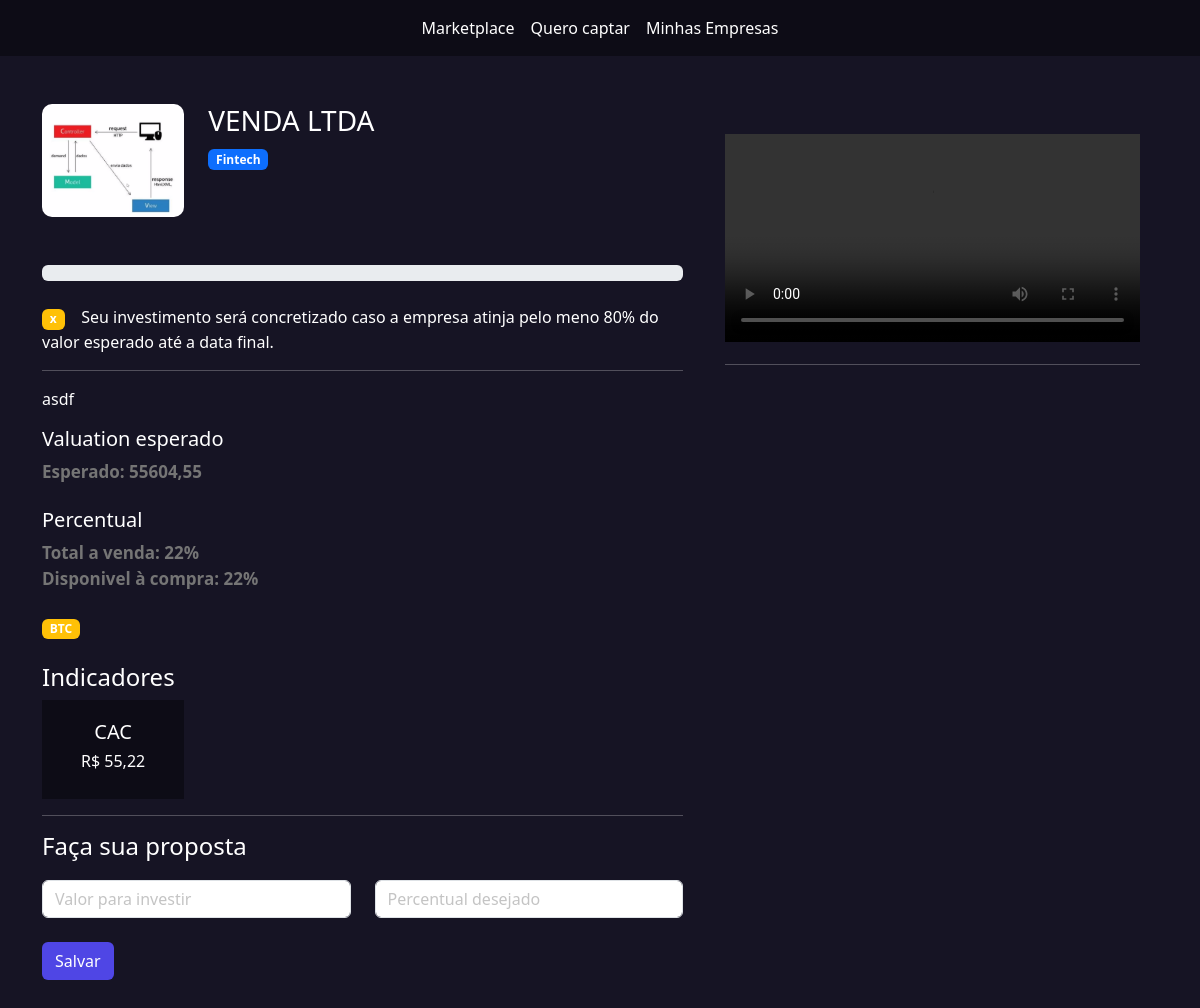
The app's page /investidores/ver_empresa/2/, older data.
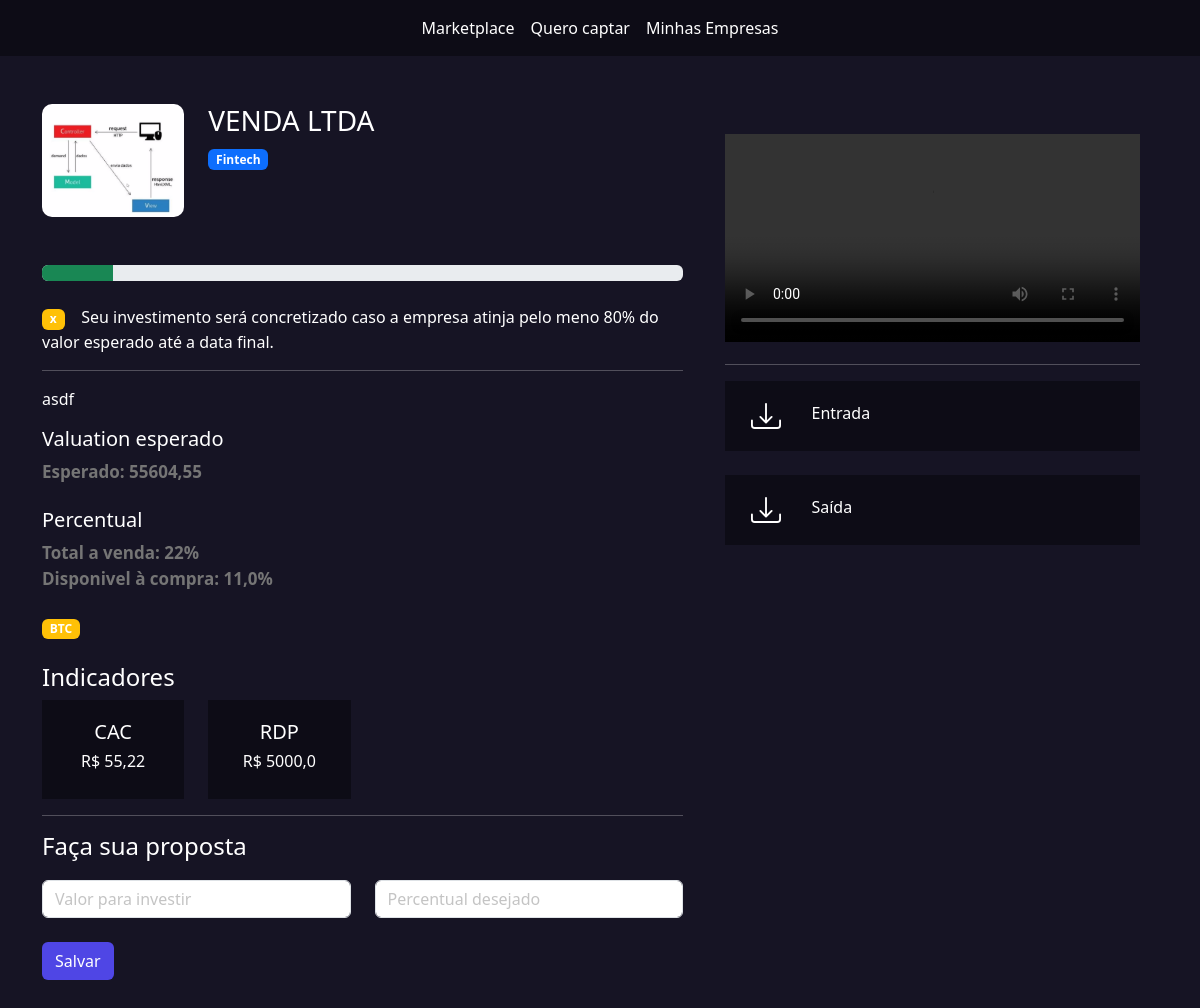
The same page, newer data.
### empresarios/models.py (models this page shows, shortened)
class Metricas(models.Model):
    empresa = models.ForeignKey(Empresa, on_delete=models.DO_NOTHING)
    titulo = models.CharField(max_length=50)
    valor = models.FloatField()

class Documento(models.Model):
    empresa = models.ForeignKey(Empresa, on_delete=models.DO_NOTHING)
    titulo = models.CharField(max_length=50)
    arquivo = models.FileField(upload_to='documentos')

### investidores/views.py (the view)
# urls.py: path('ver_empresa/<int:id>/', views.ver_empresa, name='ver_empresa'),
def ver_empresa(request, id: int):
    empresa = Empresa.objects.get(id=id)
    documentos = Documento.objects.filter(empresa=empresa)
    metricas = Metricas.objects.filter(empresa=empresa)
    propostas = PropostaInvestimento.objects.filter(
        empresa=empresa).filter(status='PA')
    percentual_vendido = 0
    for proposta in propostas:
        percentual_vendido += proposta.percentual
    limiar = (80 * empresa.percentual_equity) / 100
    concredizado = False
    if percentual_vendido >= limiar:
        concredizado = True
    percentual_disponivel = empresa.percentual_equity - percentual_vendido
    return render(request, 'ver_empresa.html', {'empresa': empresa, 'documentos': documentos, 'metricas': metricas, 'percentual_vendido': int(percentual_vendido), 'concredizado': concredizado, 'percentual_disponivel': percentual_disponivel})

### empresarios/models.py (called while the page is built)
    @property
    def valuation(self):
        return float(f'{(100 * self.valor) / self.percentual_equity: .2f}')

### investidores/templates/ver_empresa.html (shortened to what the changed rows need)
{% extends "base.html" %}
{% load static %}
{% block 'head' %}
	<link rel="stylesheet" href="{% static 'empresarios/css/listar_empresas.css' %}">
	<link rel="stylesheet" href="{% static 'empresarios/css/empresa.css' %}">
	<link rel="stylesheet" href="{% static 'usuarios/css/usuarios.css' %}">
{% endblock 'head' %}
{% block 'body' %}
    <br><br>
    <div class="container">
        <div class="row">
            <div class="col-md-7">
                <br><br>
                <div class="progress" wtyle="80%">
                    <div class="progress-bar bg-success"
                         style="width: {{ percentual_vendido }}%"></div>
                </div>
                <br>
                <div class="col-md">
                    <h5>Valuation esperado</h5>
                    <span class="sub-fonte">Esperado: {{empresa.valuation}}</span>
                    <br>
                    <br>
                    <h5>Percentual</h5>
                    <span class="sub-fonte">Total a venda: {{empresa.percentual_equity}}%</span>
                    <br>
                    <span class="sub-fonte">Disponivel à compra: {{ percentual_disponivel }}%</span>
                </div>
                <br>
                <br><br>
                    <div class="row">
                        {% for metrica in metricas %}
                            <div class="col-md-3" >
                                <div class="dark-color" style="padding: 20px; text-align: center;">
                                    <h5>{{ metrica.titulo}}</h5>
                                    <h6>R$ {{ metrica.valor }}</h6>
                                </div>
                            </div>
                        {% endfor %}
                    </div>
            </div>
            <div class="col-md-5 intereses-investimentos">
                    {% for documento in documentos %}
                        <div class="list_documentos">
                            <div class="row">
                                <div class="col-md-2" style="text-align: center">
                                    <a href="{{ documento.arquivo.url }}">
                                    </a>
                                </div>
                                <div class="col-md-6">{{ documento.titulo }}</div>
                                <div class="col-md-4" style="text-align: right;">
                                </div>
                            </div>
                        </div>
                        <br>
                    {% endfor %}
            </div>
        </div>
    </div>
    <br><br>
{% endblock 'body' %}

Row changes from the older to the newer data that the page shows:
added Metricas: titulo "RDP", valor "5000,0"
added Documento: titulo "Entrada"
added Documento: titulo "Saída"
Text that changed along with them:
{{ percentual_disponivel }}: "22" → "11,0"
